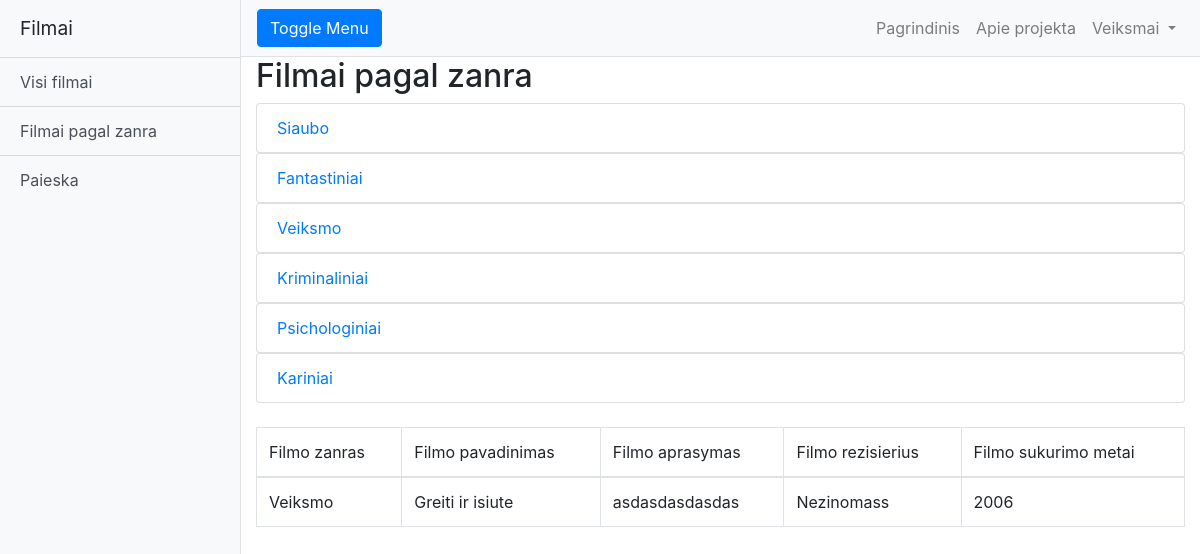
Screenshot of /?page=zanrai&id=3 with the database file from the repository.
### tables this page shows
CREATE TABLE `zanrai` (
  `id` int(11) NOT NULL,
  `pavadinimas` varchar(100) NOT NULL
);

CREATE TABLE `filmaitable` (
  `id` int(11) NOT NULL,
  `pavadinimas` varchar(45) DEFAULT NULL,
  `aprasymas` varchar(200) DEFAULT NULL,
  `metai` varchar(45) DEFAULT NULL,
  `rezisierius` varchar(45) DEFAULT NULL,
  `imdb` varchar(45) DEFAULT NULL,
  `genre_id` varchar(45) DEFAULT NULL
);

### index.php (called while the page is built, shortened)
<?php
include "templates/".activeTemplate."/index.view.php";

### templates/main/pages/by_genre.page.php (the view)
<?php
$dns= "mysql:host=$host;dbname=$db";
try{
    $conn = new PDO($dns, $username, $password, $options);
    if($conn){
        $stmt = $conn->query("SELECT * FROM zanrai");
        $filmuZanrai = $stmt->fetchAll();
        if (isset($_GET['id'])){
            $zid = $_GET['id'];
            $stmt = $conn->query("SELECT filmaitable.pavadinimas, filmaitable.aprasymas,
                              filmaitable.metai, filmaitable.rezisierius, zanrai.pavadinimas AS zanroPavadinimas
                              FROM filmaitable
                              INNER JOIN zanrai ON filmaitable.genre_id=zanrai.id
                              WHERE $zid=zanrai.id");
            $pagalzanra = $stmt->fetchAll();
        }
    }
} catch (PDOException $e) {
    echo $e->getMessage();
} ?>
    <h2>Filmai pagal zanra</h2>
<?php
foreach ($filmuZanrai as $zanras): ?>
    <ul class="list-group">
        <li class="list-group-item"><a href="?page=zanrai&id=<?=$zanras['id']; ?>"><?=$zanras['pavadinimas']; ?></a></li>
    </ul>
<?php endforeach; ?>
<br>
<?php if (isset($_GET['id'])): ?>
    <table class="table table-bordered">
        <thead>
        <tr>
            <td>Filmo zanras</td>
            <td>Filmo pavadinimas</td>
            <td>Filmo aprasymas</td>
            <td>Filmo rezisierius</td>
            <td>Filmo sukurimo metai</td>
        </tr>
        </thead>
        <tr>
            <?php
            foreach ($pagalzanra as $pglzanra): ?>
        <tr>
            <td><?=$pglzanra['zanroPavadinimas']; ?></td>
            <td><?=$pglzanra['pavadinimas']; ?></td>
            <td><?=$pglzanra['aprasymas']; ?></td>
            <td><?=$pglzanra['rezisierius']; ?></td>
            <td><?=$pglzanra['metai']; ?></td>
        </tr>
        <?php endforeach; ?>
        </tr>
    </table>
<?php endif;?>

### templates/main/css/simple-sidebar.css (style rules this page uses)
body { overflow-x: hidden; }

### rows the page displays
zanrai: pavadinimas "Siaubo"
zanrai: pavadinimas "Fantastiniai"
zanrai: pavadinimas "Veiksmo"
zanrai: pavadinimas "Kriminaliniai"
zanrai: pavadinimas "Psichologiniai"
zanrai: pavadinimas "Kariniai"
filmaitable: zanrai.pavadinimas "Veiksmo", pavadinimas "Greiti ir isiute", aprasymas "asdasdasdasdas", rezisierius "Nezinomass", metai "2006"

### other values shown
$siteName "Filmai"
$href "Visi filmai"
$href "Filmai pagal zanra"
$href "Paieska"
$navigation "Pagrindinis"
$navigation "Apie projekta"
